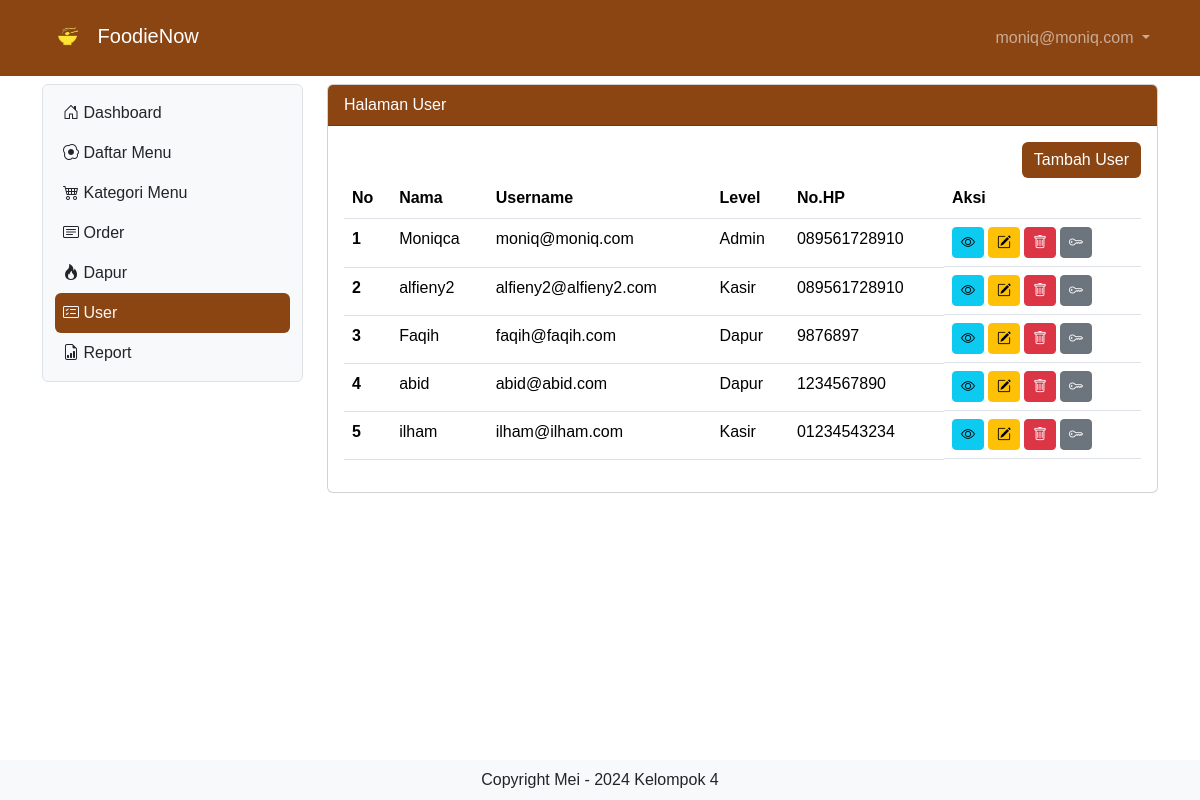
The page /user (signed in) on the database its author committed.
### tables this page shows
CREATE TABLE `tb_user` (
  `id` int(11) NOT NULL,
  `nama` varchar(200) DEFAULT NULL,
  `username` varchar(200) DEFAULT NULL,
  `password` varchar(200) DEFAULT NULL,
  `level` int(11) DEFAULT NULL,
  `nohp` varchar(15) DEFAULT NULL,
  `alamat` varchar(300) DEFAULT NULL
);

### user.php (the view, shortened to what this page needs)
<?php
include "proses/connect.php";
$query = mysqli_query($conn, "SELECT * FROM tb_user");
while ($record = mysqli_fetch_array($query)) {
    $result[] = $record;
}
?>
<div class="col-lg-9 mt-2">
    <div class="card">
        <div class="card-header">
            Halaman User
        </div>
        <div class="card-body">
            <div class="row">
                <div class="col d-flex justify-content-end">
                    <button class="btn custom-tambah-button" data-bs-toggle="modal" data-bs-target="#ModalTambahUser">
                        Tambah User</button>
                </div>
            </div>
            <?php
            if (empty($result)) {
                echo "Data user tidak ada";
            } else {
            ?>
            <div class="table-responsive">
                <table class="table table-hover">
                    <thead>
                        <tr>
                            <th scope="col">No</th>
                            <th scope="col">Nama</th>
                            <th scope="col">Username</th>
                            <th scope="col">Level</th>
                            <th scope="col">No.HP</th>
                            <th scope="col">Aksi</th>
                        </tr>
                    </thead>
                    <tbody>
                        <?php
                            $no = 1;
                            foreach ($result as $row) {
                            ?>
                        <tr>
                            <th scope="row"><?php echo $no++ ?></th>
                            <td><?php echo $row['nama'] ?></td>
                            <td><?php echo $row['username'] ?></td>
                            <td><?php
                                        if ($row['level'] == 1) {
                                            echo "Admin";
                                        } elseif ($row['level'] == 2) {
                                            echo "Kasir";
                                        } elseif ($row['level'] == 3) {
                                            echo "Dapur";
                                        }
                                        ?></td>
                            <td><?php echo $row['nohp'] ?></td>
                            <td class="d-flex">
                                <button class="btn btn-info btn-sm me-1" data-bs-toggle="modal"
                                    data-bs-target="#ModalView<?php echo $row['id'] ?>"><i
                                        class="bi bi-eye"></i></button>
                                <button class="btn btn-warning btn-sm me-1" data-bs-toggle="modal"
                                    data-bs-target="#ModalEdit<?php echo $row['id'] ?>"><i
                                        class="bi bi-pencil-square"></i></button>
                                <button class="btn btn-danger btn-sm me-1" data-bs-toggle="modal"
                                    data-bs-target="#ModalDelete<?php echo $row['id'] ?>"><i
                                        class="bi bi-trash"></i></button>
                                <button class="btn btn-secondary btn-sm " data-bs-toggle="modal"
                                    data-bs-target="#ModalResetPassword<?php echo $row['id'] ?>"><i
                                        class="bi bi-key"></i></button>
                            </td>
                        </tr>
                        <?php
                            }
                            ?>
                    </tbody>
                </table>
            </div>
            <?php
            }
            ?>
        </div>
    </div>
</div>

### header.php (shortened to what this page needs)
<?php
include "proses/connect.php";
$query = mysqli_query($conn, "SELECT * FROM tb_user WHERE username='$_SESSION[username_foodienow]'");
?>
<nav class="navbar navbar-expand navbar-dark custom-navbar-color sticky-top">
    <div class="container-lg">
        <a class="navbar-brand" href=".">
            <img src="assets/img/Logo/logo.png" style="height: 50px; width:auto;" alt="Logo">
            FoodieNow</a>
        <div class="collapse navbar-collapse justify-content-end" id="navbarNavDropdown">
            <ul class="navbar-nav">
                <li class="nav-item dropdown">
                    <a class="nav-link dropdown-toggle" href="#" role="button" data-bs-toggle="dropdown"
                        aria-expanded="false">
                        <?php echo $hasil['username']; ?>
                    </a>
                </li>
            </ul>
        </div>
    </div>
</nav>

### main.php (style rules this page uses)
body { font-family: Arial, Helvetica, sans-serif; }
.custom-navbar-color { background-color: #8B4513; }
.card-header { background-color: #8B4513; color:white; }
.custom-tambah-button { background-color: #8B4513; color: white; border: none; }

### rows shown on the page
tb_user: username "moniq@moniq.com", nama "Moniqca", level "Admin", nohp "089561728910"
tb_user: nama "alfieny2", username "alfieny2@alfieny2.com", level "Kasir", nohp "089561728910"
tb_user: nama "Faqih", username "faqih@faqih.com", level "Dapur", nohp "9876897"
tb_user: nama "abid", username "abid@abid.com", level "Dapur", nohp "1234567890"
tb_user: nama "ilham", username "ilham@ilham.com", level "Kasir", nohp "01234543234"
